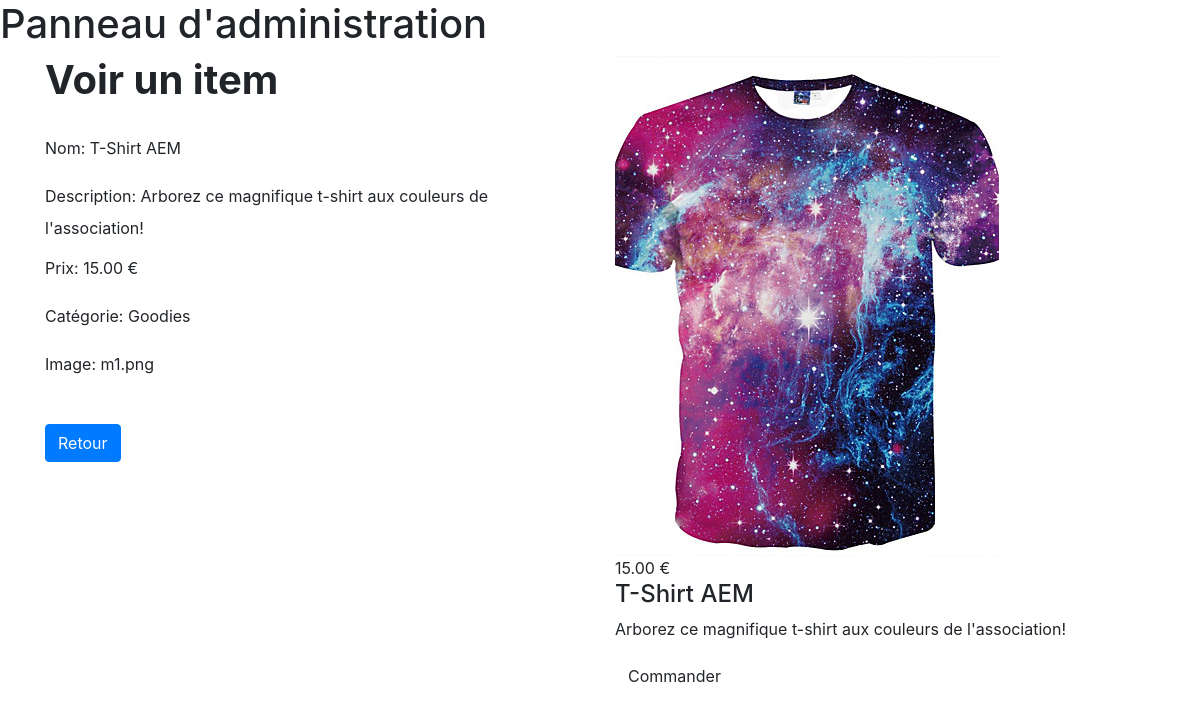
Screenshot of /admin/view.php?id=1 with the database file from the repository.
### tables this page shows
CREATE TABLE `Articles` (
                            `id` int(11) NOT NULL,
                            `name` varchar(100) NOT NULL,
                            `description` varchar(250) NOT NULL,
                            `price` float NOT NULL,
                            `image` text NOT NULL,
                            `category` int(11) NOT NULL
);

CREATE TABLE `Services` (
                            `id` int(11) NOT NULL,
                            `name` varchar(100) NOT NULL
);

### admin/view.php (the view, shortened to what this page needs)
<?php
    if(!empty($_GET['id']))
    {
        $id = checkInput($_GET['id']);
    }
    $db = Database::connect();
    $statement = $db->prepare("SELECT Articles.id, Articles.name, Articles.description, Articles.price, Articles.image, Services.name AS category FROM Articles LEFT JOIN Services ON Articles.category = Services.id WHERE Articles.id = ?");
    $statement->execute(array($id));
    $item = $statement->fetch();
    function checkInput($data)
    {
      $data = trim($data);
      $data = stripslashes($data);
      $data = htmlspecialchars($data);
      return $data;
    }
?>
<!DOCTYPE html>
<html>
    <head>
        <link rel="stylesheet" href="https://stackpath.bootstrapcdn.com/bootstrap/4.3.1/css/bootstrap.min.css">
    </head>
    <body>
        <h1 class="text-logo"><span class="glyphicon glyphicon-cog"></span> Panneau d'administration <span class="glyphicon glyphicon-cog"></span></h1>
         <div class="container admin">
            <div class="row">
               <div class="col-sm-6">
                    <h1><strong>Voir un item</strong></h1>
                    <br>
                    <form>
                      <div class="form-group">
                        <label>Nom:</label><?php echo '  '.$item['name'];?>
                      </div>
                      <div class="form-group">
                        <label>Description:</label><?php echo '  '.$item['description'];?>
                      </div>
                      <div class="form-group">
                        <label>Prix:</label><?php echo '  '.number_format((float)$item['price'], 2, '.', ''). ' €';?>
                      </div>
                      <div class="form-group">
                        <label>Catégorie:</label><?php echo '  '.$item['category'];?>
                      </div>
                      <div class="form-group">
                        <label>Image:</label><?php echo '  '.$item['image'];?>
                      </div>
                    </form>
                    <br>
                    <div class="form-actions">
                      <a class="btn btn-primary" href="../admin.php"><span class="glyphicon glyphicon-arrow-left"></span> Retour</a>
                    </div>
                </div>
                <div class="col-sm-6 site">
                    <div class="thumbnail">
                        <img src="<?php echo '../images/'.$item['image'];?>" alt="...">
                        <div class="price"><?php echo number_format((float)$item['price'], 2, '.', ''). ' €';?></div>
                          <div class="caption">
                            <h4><?php echo $item['name'];?></h4>
                            <p><?php echo $item['description'];?></p>
                            <a href="#" class="btn btn-order" role="button"><span class="glyphicon glyphicon-shopping-cart"></span> Commander</a>
                          </div>
                    </div>
                </div>
            </div>
        </div>
    </body>
</html>

### rows the page displays
articles: name "T-Shirt AEM", description "Arborez ce magnifique t-shirt aux couleurs de l'association!", price "15.00", category.name "Goodies", image "m1.png", image (picture)
